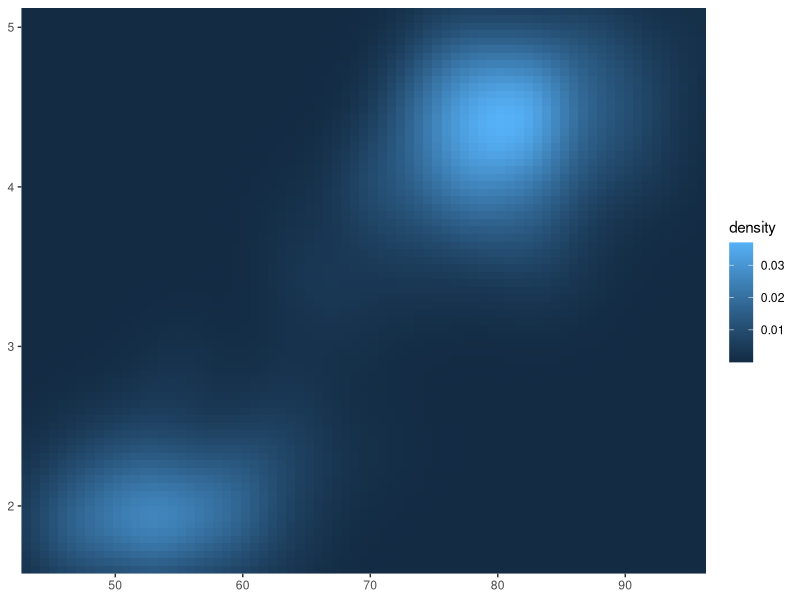
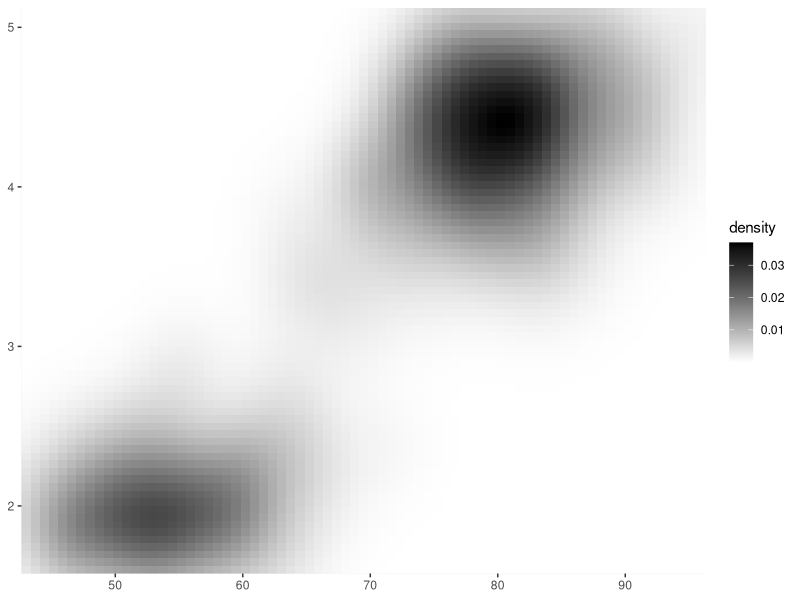
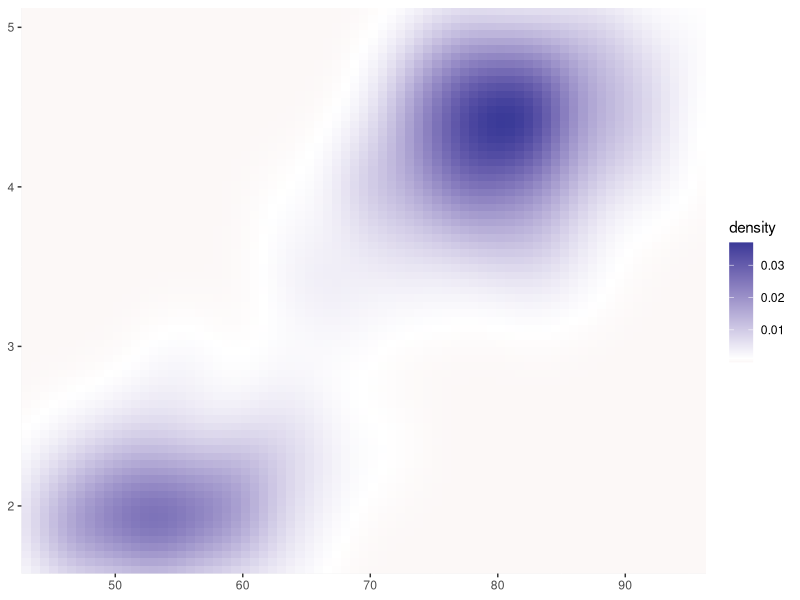
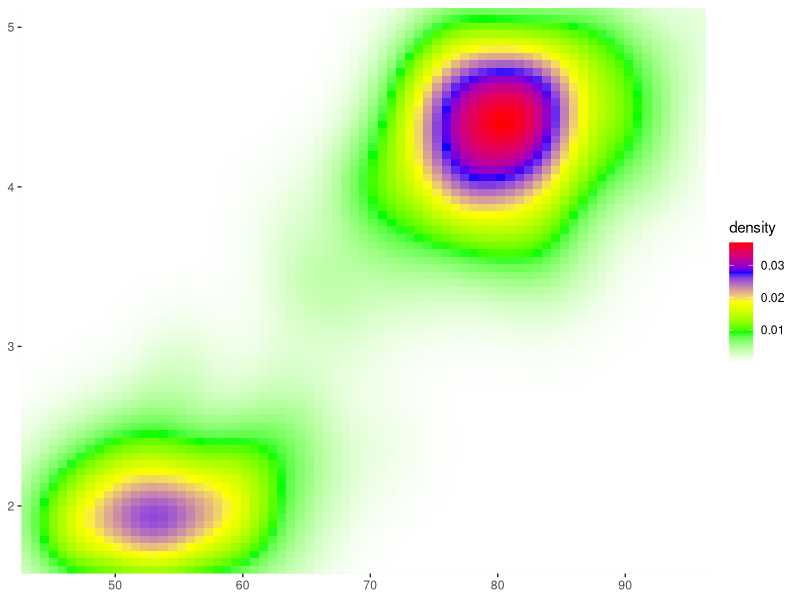
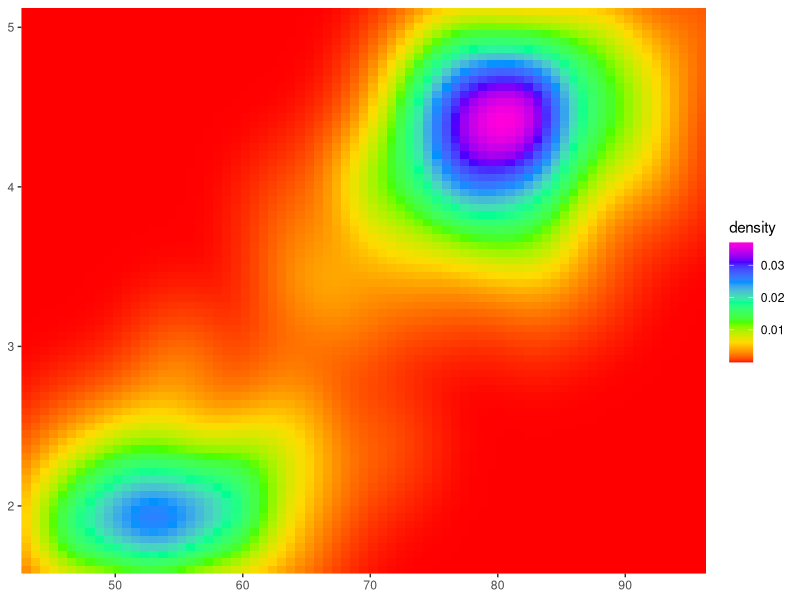
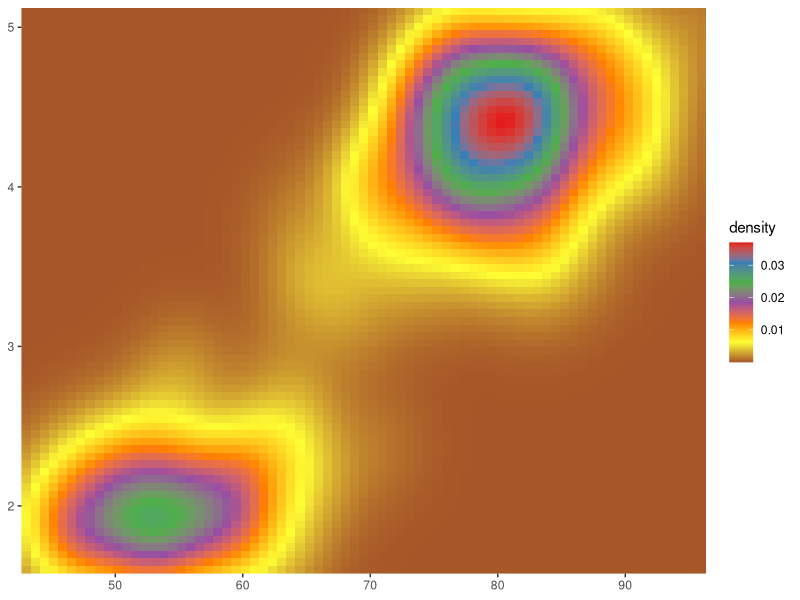
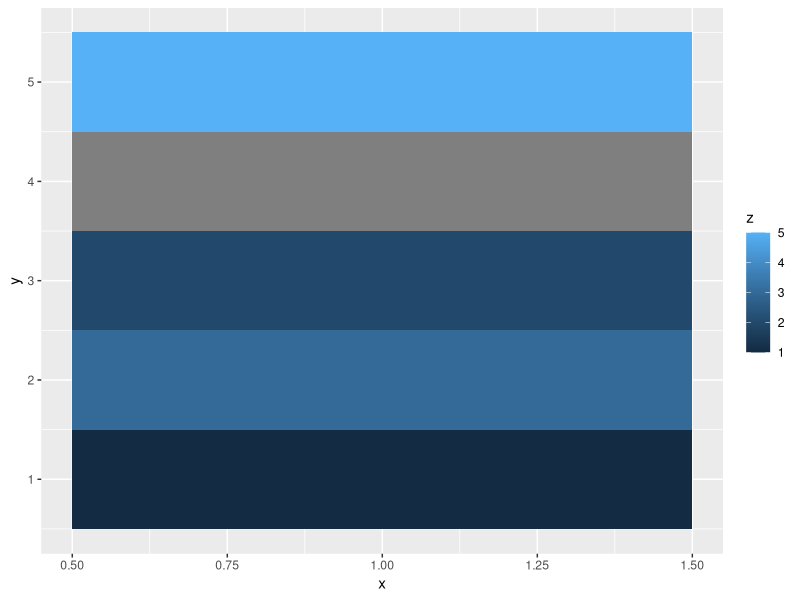
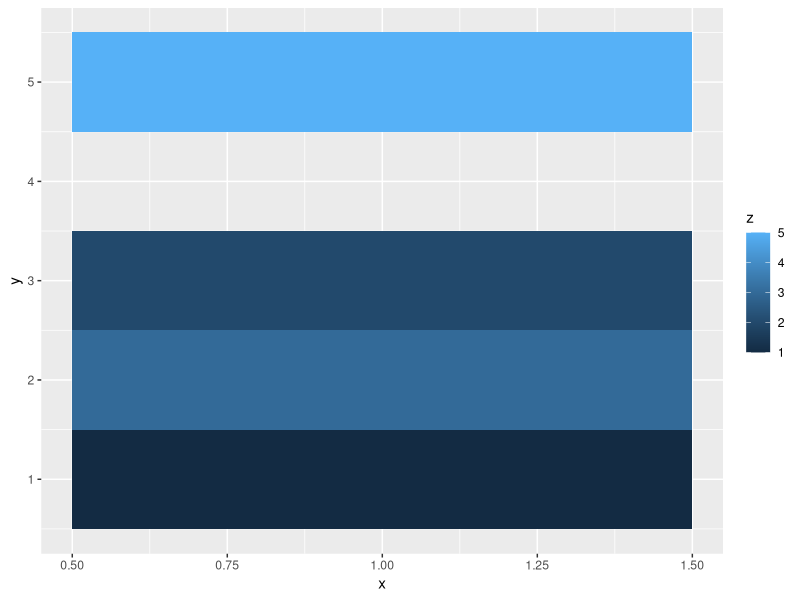

R code for these plots, in order:
library(ggplot2)
# continuous
erupt <- ggplot(faithfuld, aes(waiting, eruptions, fill = density)) +
  geom_raster() + 
  scale_x_continuous(NULL, expand = c(0,0)) + scale_y_continuous(NULL, expand = c(0,0))
erupt
erupt + scale_fill_gradient(low = 'white', high = 'black')
mid <- median(faithfuld$density)
erupt + scale_fill_gradient2(midpoint = mid)
erupt + scale_fill_gradientn(breaks = c(0, 0.01, 0.02, 0.03, 0.04), colours = c('white', 'green', 'yellow', 'blue', 'red'))
erupt + scale_fill_gradientn(colours = rainbow(7))
erupt + scale_fill_distiller(palette = 'Set1')

df <- data.frame(x =1, y = 1:5, z = c(1,3,2,NA,5))
p <- ggplot(df, aes(x,y)) + geom_tile(aes(fill = z))
p
p + scale_fill_gradient(na.value = NA)
p + scale_fill_gradient(low = 'black', high = 'white', 
                        na.value = 'red')

# discrete
df <- data.frame(x = letters[1:4], y = c(3,4,1,2))
bars <- ggplot(df, aes(x,y, fill = x)) +
  geom_bar(stat = 'identity') + labs(x = NULL, y = NULL) +
  theme(legend.position = 'none')
bars
bars + scale_fill_brewer(palette = 'Accent')
bars + scale_fill_grey()
bars + scale_fill_manual(values = c(a='red', b = 'green', c='yellow', d='blue'))
bars + scale_fill_manual(values= rainbow(4))

